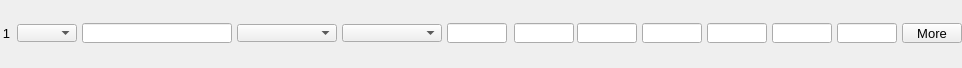
    <widget class="PyDMFrame" name="composite">
      <property name="geometry">
        <rect>
          <x>8</x>
          <y>86</y>
          <width>962</width>
          <height>68</height>
        </rect>
      </property>
      <widget class="PyDMEnumComboBox" name="menu">
        <property name="geometry">
          <rect>
            <x>17</x>
            <y>24</y>
            <width>60</width>
            <height>18</height>
          </rect>
        </property>
        <property name="toolTip">
          <string>${P}${O1}Use</string>
        </property>
        <property name="channel" stdset="0">
          <string>ca://${P}${O1}Use</string>
        </property>
        <property name="font" stdset="0">
          <font>
            <pointsize>10</pointsize>
          </font>
        </property>
        <property name="styleSheet">
          <string notr="true">PyDMEnumComboBox#menu {
  color: rgb(0, 0, 0);
  background-color: rgb(115, 223, 255);
  }</string>
        </property>
      </widget>
      <widget class="PyDMLabel" name="text_update">
        <property name="geometry">
          <rect>
            <x>17</x>
            <y>0</y>
            <width>60</width>
            <height>18</height>
          </rect>
        </property>
        <property name="toolTip">
          <string>PV: ${P}${O1}Use_RBV</string>
        </property>
        <property name="channel" stdset="0">
          <string>ca://${P}${O1}Use_RBV</string>
        </property>
        <property name="font" stdset="0">
          <font>
            <pointsize>10</pointsize>
          </font>
        </property>
        <property name="alignment">
          <set>Qt::AlignCenter</set>
        </property>
        <property name="textInteractionFlags">
          <set>Qt::TextSelectableByKeyboard|Qt::TextSelectableByMouse</set>
        </property>
        <property name="styleSheet">
          <string notr="true">PyDMLabel#text_update {
  color: rgb(10, 0, 184);
  background-color: rgb(70, 70, 70);
  }</string>
        </property>
      </widget>
      <widget class="PyDMLineEdit" name="text_entry">
        <property name="geometry">
          <rect>
            <x>82</x>
            <y>23</y>
            <width>150</width>
            <height>20</height>
          </rect>
        </property>
        <property name="channel" stdset="0">
          <string>ca://${P}${O1}Name</string>
        </property>
        <property name="toolTip">
          <string>${P}${O1}Name</string>
        </property>
        <property name="font" stdset="0">
          <font>
            <pointsize>10</pointsize>
          </font>
        </property>
        <property name="styleSheet">
          <string notr="true">PyDMLineEdit#text_entry {
  color: rgb(0, 0, 0);
  background-color: rgb(115, 223, 255);
  border: 1px solid black;
  margin: 0px;
  padding: 0px;
  spacing: 0px;
  }</string>
        </property>
      </widget>
      <widget class="PyDMLabel" name="text_update_1">
        <property name="geometry">
          <rect>
            <x>82</x>
            <y>0</y>
            <width>150</width>
            <height>18</height>
          </rect>
        </property>
        <property name="toolTip">
          <string>PV: ${P}${O1}Name_RBV</string>
        </property>
        <property name="channel" stdset="0">
          <string>ca://${P}${O1}Name_RBV</string>
        </property>
        <property name="font" stdset="0">
          <font>
            <pointsize>10</pointsize>
          </font>
        </property>
        <property name="alignment">
          <set>Qt::AlignCenter</set>
        </property>
        <property name="textInteractionFlags">
          <set>Qt::TextSelectableByKeyboard|Qt::TextSelectableByMouse</set>
        </property>
        <property name="styleSheet">
          <string notr="true">PyDMLabel#text_update_1 {
  color: rgb(10, 0, 184);
  background-color: rgb(187, 187, 187);
  }</string>
        </property>
      </widget>
      <widget class="PyDMEnumComboBox" name="menu_1">
        <property name="geometry">
          <rect>
            <x>237</x>
            <y>24</y>
            <width>100</width>
            <height>18</height>
          </rect>
        </property>
        <property name="toolTip">
          <string>${P}${O1}Shape</string>
        </property>
        <property name="channel" stdset="0">
          <string>ca://${P}${O1}Shape</string>
        </property>
        <property name="font" stdset="0">
          <font>
            <pointsize>10</pointsize>
          </font>
        </property>
        <property name="styleSheet">
          <string notr="true">PyDMEnumComboBox#menu_1 {
  color: rgb(0, 0, 0);
  background-color: rgb(115, 223, 255);
  }</string>
        </property>
      </widget>
      <widget class="PyDMLabel" name="text_update_2">
        <property name="geometry">
          <rect>
            <x>237</x>
            <y>0</y>
            <width>100</width>
            <height>18</height>
          </rect>
        </property>
        <property name="toolTip">
          <string>PV: ${P}${O1}Shape_RBV</string>
        </property>
        <property name="channel" stdset="0">
          <string>ca://${P}${O1}Shape_RBV</string>
        </property>
        <property name="font" stdset="0">
          <font>
            <pointsize>10</pointsize>
          </font>
        </property>
        <property name="alignment">
          <set>Qt::AlignCenter</set>
        </property>
        <property name="textInteractionFlags">
          <set>Qt::TextSelectableByKeyboard|Qt::TextSelectableByMouse</set>
        </property>
        <property name="styleSheet">
          <string notr="true">PyDMLabel#text_update_2 {
  color: rgb(10, 0, 184);
  background-color: rgb(187, 187, 187);
  }</string>
        </property>
      </widget>
      <widget class="PyDMEnumComboBox" name="menu_2">
        <property name="geometry">
          <rect>
            <x>342</x>
            <y>24</y>
            <width>100</width>
            <height>18</height>
          </rect>
        </property>
        <property name="toolTip">
          <string>${P}${O1}DrawMode</string>
        </property>
        <property name="channel" stdset="0">
          <string>ca://${P}${O1}DrawMode</string>
        </property>
        <property name="font" stdset="0">
          <font>
            <pointsize>10</pointsize>
          </font>
        </property>
        <property name="styleSheet">
          <string notr="true">PyDMEnumComboBox#menu_2 {
  color: rgb(0, 0, 0);
  background-color: rgb(115, 223, 255);
  }</string>
        </property>
      </widget>
      <widget class="PyDMLabel" name="text_update_3">
        <property name="geometry">
          <rect>
            <x>342</x>
            <y>0</y>
            <width>100</width>
            <height>18</height>
          </rect>
        </property>
        <property name="toolTip">
          <string>PV: ${P}${O1}DrawMode_RBV</string>
        </property>
        <property name="channel" stdset="0">
          <string>ca://${P}${O1}DrawMode_RBV</string>
        </property>
        <property name="font" stdset="0">
          <font>
            <pointsize>10</pointsize>
          </font>
        </property>
        <property name="alignment">
          <set>Qt::AlignCenter</set>
        </property>
        <property name="textInteractionFlags">
          <set>Qt::TextSelectableByKeyboard|Qt::TextSelectableByMouse</set>
        </property>
        <property name="styleSheet">
          <string notr="true">PyDMLabel#text_update_3 {
  color: rgb(10, 0, 184);
  background-color: rgb(187, 187, 187);
  }</string>
        </property>
      </widget>
      <widget class="PyDMLineEdit" name="text_entry_1">
        <property name="geometry">
          <rect>
            <x>514</x>
            <y>23</y>
            <width>60</width>
            <height>20</height>
          </rect>
        </property>
        <property name="channel" stdset="0">
          <string>ca://${P}${O1}Green</string>
        </property>
        <property name="toolTip">
          <string>${P}${O1}Green</string>
        </property>
        <property name="font" stdset="0">
          <font>
            <pointsize>10</pointsize>
          </font>
        </property>
        <property name="styleSheet">
          <string notr="true">PyDMLineEdit#text_entry_1 {
  color: rgb(0, 0, 0);
  background-color: rgb(115, 223, 255);
  border: 1px solid black;
  margin: 0px;
  padding: 0px;
  spacing: 0px;
  }</string>
        </property>
      </widget>
      <widget class="PyDMLabel" name="text_update_4">
        <property name="geometry">
          <rect>
            <x>514</x>
            <y>0</y>
            <width>60</width>
            <height>18</height>
          </rect>
        </property>
        <property name="toolTip">
          <string>PV: ${P}${O1}Green_RBV</string>
        </property>
        <property name="channel" stdset="0">
          <string>ca://${P}${O1}Green_RBV</string>
        </property>
        <property name="font" stdset="0">
          <font>
            <pointsize>10</pointsize>
          </font>
        </property>
        <property name="alignment">
          <set>Qt::AlignCenter</set>
        </property>
        <property name="textInteractionFlags">
          <set>Qt::TextSelectableByKeyboard|Qt::TextSelectableByMouse</set>
        </property>
        <property name="styleSheet">
          <string notr="true">PyDMLabel#text_update_4 {
  color: rgb(10, 0, 184);
  background-color: rgb(187, 187, 187);
  }</string>
        </property>
      </widget>
      <widget class="PyDMLineEdit" name="text_entry_2">
        <property name="geometry">
          <rect>
            <x>577</x>
            <y>23</y>
            <width>60</width>
            <height>20</height>
          </rect>
        </property>
        <property name="channel" stdset="0">
          <string>ca://${P}${O1}Blue</string>
        </property>
        <property name="toolTip">
          <string>${P}${O1}Blue</string>
        </property>
        <property name="font" stdset="0">
          <font>
            <pointsize>10</pointsize>
          </font>
        </property>
        <property name="styleSheet">
          <string notr="true">PyDMLineEdit#text_entry_2 {
  color: rgb(0, 0, 0);
  background-color: rgb(115, 223, 255);
  border: 1px solid black;
  margin: 0px;
  padding: 0px;
  spacing: 0px;
  }</string>
        </property>
      </widget>
      <widget class="PyDMLabel" name="text_update_5">
        <property name="geometry">
          <rect>
            <x>577</x>
            <y>0</y>
            <width>60</width>
            <height>18</height>
          </rect>
        </property>
        <property name="toolTip">
          <string>PV: ${P}${O1}Blue_RBV</string>
        </property>
        <property name="channel" stdset="0">
          <string>ca://${P}${O1}Blue_RBV</string>
        </property>
        <property name="font" stdset="0">
          <font>
            <pointsize>10</pointsize>
          </font>
        </property>
        <property name="alignment">
          <set>Qt::AlignCenter</set>
        </property>
        <property name="textInteractionFlags">
          <set>Qt::TextSelectableByKeyboard|Qt::TextSelectableByMouse</set>
        </property>
        <property name="styleSheet">
          <string notr="true">PyDMLabel#text_update_5 {
  color: rgb(10, 0, 184);
  background-color: rgb(187, 187, 187);
  }</string>
        </property>
      </widget>
      <widget class="PyDMSlider" name="valuator">
        <property name="geometry">
          <rect>
            <x>642</x>
            <y>48</y>
            <width>60</width>
            <height>20</height>
          </rect>
        </property>
        <property name="channel" stdset="0">
          <string>ca://${P}${O1}PositionX</string>
        </property>
        <property name="toolTip">
          <string>${P}${O1}PositionX</string>
        </property>
        <property name="orientation" stdset="0">
          <string>Qt::Horizontal</string>
        </property>
        <property name="showLimitLabels" stdset="0">
          <bool>true</bool>
        </property>
        <property name="showValueLabel" stdset="0">
          <bool>false</bool>
        </property>
        <property name="showUnits" stdset="0">
          <bool>false</bool>
        </property>
        <property name="tickPosition" stdset="0">
          <enum>QSlider::NoTicks</enum>
        </property>
        <property name="precision" stdset="0">
          <number>1</number>
        </property>
        <property name="styleSheet">
          <string notr="true">PyDMSlider#valuator {
  color: rgb(0, 0, 0);
  background-color: rgb(115, 223, 255);
  }</string>
        </property>
      </widget>
      <widget class="PyDMLineEdit" name="text_entry_3">
        <property name="geometry">
          <rect>
            <x>642</x>
            <y>23</y>
            <width>60</width>
            <height>20</height>
          </rect>
        </property>
        <property name="channel" stdset="0">
          <string>ca://${P}${O1}PositionX</string>
        </property>
        <property name="toolTip">
          <string>${P}${O1}PositionX</string>
        </property>
        <property name="font" stdset="0">
          <font>
            <pointsize>10</pointsize>
          </font>
        </property>
        <property name="styleSheet">
          <string notr="true">PyDMLineEdit#text_entry_3 {
  color: rgb(0, 0, 0);
  background-color: rgb(115, 223, 255);
  border: 1px solid black;
  margin: 0px;
  padding: 0px;
  spacing: 0px;
  }</string>
        </property>
      </widget>
      <widget class="PyDMLabel" name="text_update_6">
        <property name="geometry">
          <rect>
            <x>642</x>
            <y>0</y>
            <width>60</width>
            <height>18</height>
          </rect>
        </property>
        <property name="toolTip">
          <string>PV: ${P}${O1}PositionX_RBV</string>
        </property>
        <property name="channel" stdset="0">
          <string>ca://${P}${O1}PositionX_RBV</string>
        </property>
        <property name="font" stdset="0">
          <font>
            <pointsize>10</pointsize>
          </font>
        </property>
        <property name="alignment">
          <set>Qt::AlignCenter</set>
        </property>
        <property name="textInteractionFlags">
          <set>Qt::TextSelectableByKeyboard|Qt::TextSelectableByMouse</set>
        </property>
        <property name="styleSheet">
          <string notr="true">PyDMLabel#text_update_6 {
  color: rgb(10, 0, 184);
  background-color: rgb(187, 187, 187);
  }</string>
        </property>
      </widget>
      <widget class="PyDMSlider" name="valuator_1">
        <property name="geometry">
          <rect>
            <x>707</x>
            <y>48</y>
            <width>60</width>
            <height>20</height>
          </rect>
        </property>
        <property name="channel" stdset="0">
          <string>ca://${P}${O1}SizeX</string>
        </property>
        <property name="toolTip">
          <string>${P}${O1}SizeX</string>
        </property>
        <property name="orientation" stdset="0">
          <string>Qt::Horizontal</string>
        </property>
        <property name="showLimitLabels" stdset="0">
          <bool>true</bool>
        </property>
        <property name="showValueLabel" stdset="0">
          <bool>false</bool>
        </property>
        <property name="showUnits" stdset="0">
          <bool>false</bool>
        </property>
        <property name="tickPosition" stdset="0">
          <enum>QSlider::NoTicks</enum>
        </property>
        <property name="precision" stdset="0">
          <number>1</number>
        </property>
        <property name="styleSheet">
          <string notr="true">PyDMSlider#valuator_1 {
  color: rgb(0, 0, 0);
  background-color: rgb(115, 223, 255);
  }</string>
        </property>
      </widget>
      <widget class="PyDMLineEdit" name="text_entry_4">
        <property name="geometry">
          <rect>
            <x>707</x>
            <y>23</y>
            <width>60</width>
            <height>20</height>
          </rect>
        </property>
        <property name="channel" stdset="0">
          <string>ca://${P}${O1}SizeX</string>
        </property>
        <property name="toolTip">
          <string>${P}${O1}SizeX</string>
        </property>
        <property name="font" stdset="0">
          <font>
            <pointsize>10</pointsize>
          </font>
        </property>
        <property name="styleSheet">
          <string notr="true">PyDMLineEdit#text_entry_4 {
  color: rgb(0, 0, 0);
  background-color: rgb(115, 223, 255);
  border: 1px solid black;
  margin: 0px;
  padding: 0px;
  spacing: 0px;
  }</string>
        </property>
      </widget>
      <widget class="PyDMLabel" name="text_update_7">
        <property name="geometry">
          <rect>
            <x>707</x>
            <y>0</y>
            <width>60</width>
            <height>18</height>
          </rect>
        </property>
        <property name="toolTip">
          <string>PV: ${P}${O1}SizeX_RBV</string>
        </property>
        <property name="channel" stdset="0">
          <string>ca://${P}${O1}SizeX_RBV</string>
        </property>
        <property name="font" stdset="0">
          <font>
            <pointsize>10</pointsize>
          </font>
        </property>
        <property name="alignment">
          <set>Qt::AlignCenter</set>
        </property>
        <property name="textInteractionFlags">
          <set>Qt::TextSelectableByKeyboard|Qt::TextSelectableByMouse</set>
        </property>
        <property name="styleSheet">
          <string notr="true">PyDMLabel#text_update_7 {
  color: rgb(10, 0, 184);
  background-color: rgb(187, 187, 187);
  }</string>
        </property>
      </widget>
      <widget class="PyDMSlider" name="valuator_2">
        <property name="geometry">
          <rect>
            <x>772</x>
            <y>48</y>
            <width>60</width>
            <height>20</height>
          </rect>
        </property>
        <property name="channel" stdset="0">
          <string>ca://${P}${O1}PositionY</string>
        </property>
        <property name="toolTip">
          <string>${P}${O1}PositionY</string>
        </property>
        <property name="orientation" stdset="0">
          <string>Qt::Horizontal</string>
        </property>
        <property name="showLimitLabels" stdset="0">
          <bool>true</bool>
        </property>
        <property name="showValueLabel" stdset="0">
          <bool>false</bool>
        </property>
        <property name="showUnits" stdset="0">
          <bool>false</bool>
        </property>
        <property name="tickPosition" stdset="0">
          <enum>QSlider::NoTicks</enum>
        </property>
        <property name="precision" stdset="0">
          <number>1</number>
        </property>
        <property name="styleSheet">
          <string notr="true">PyDMSlider#valuator_2 {
  color: rgb(0, 0, 0);
  background-color: rgb(115, 223, 255);
  }</string>
        </property>
      </widget>
      <widget class="PyDMLineEdit" name="text_entry_5">
        <property name="geometry">
          <rect>
            <x>772</x>
            <y>23</y>
            <width>60</width>
            <height>20</height>
          </rect>
        </property>
        <property name="channel" stdset="0">
          <string>ca://${P}${O1}PositionY</string>
        </property>
        <property name="toolTip">
          <string>${P}${O1}PositionY</string>
        </property>
        <property name="font" stdset="0">
          <font>
            <pointsize>10</pointsize>
          </font>
        </property>
        <property name="styleSheet">
          <string notr="true">PyDMLineEdit#text_entry_5 {
  color: rgb(0, 0, 0);
  background-color: rgb(115, 223, 255);
  border: 1px solid black;
  margin: 0px;
  padding: 0px;
  spacing: 0px;
  }</string>
        </property>
      </widget>
      <widget class="PyDMLabel" name="text_update_8">
        <property name="geometry">
          <rect>
            <x>772</x>
            <y>0</y>
            <width>60</width>
            <height>18</height>
          </rect>
        </property>
        <property name="toolTip">
          <string>PV: ${P}${O1}PositionY_RBV</string>
        </property>
        <property name="channel" stdset="0">
          <string>ca://${P}${O1}PositionY_RBV</string>
        </property>
        <property name="font" stdset="0">
          <font>
            <pointsize>10</pointsize>
          </font>
        </property>
        <property name="alignment">
          <set>Qt::AlignCenter</set>
        </property>
        <property name="textInteractionFlags">
          <set>Qt::TextSelectableByKeyboard|Qt::TextSelectableByMouse</set>
        </property>
        <property name="styleSheet">
          <string notr="true">PyDMLabel#text_update_8 {
  color: rgb(10, 0, 184);
  background-color: rgb(187, 187, 187);
  }</string>
        </property>
      </widget>
      <widget class="PyDMSlider" name="valuator_3">
        <property name="geometry">
          <rect>
            <x>837</x>
            <y>48</y>
            <width>60</width>
            <height>20</height>
          </rect>
        </property>
        <property name="channel" stdset="0">
          <string>ca://${P}${O1}SizeY</string>
        </property>
        <property name="toolTip">
          <string>${P}${O1}SizeY</string>
        </property>
        <property name="orientation" stdset="0">
          <string>Qt::Horizontal</string>
        </property>
        <property name="showLimitLabels" stdset="0">
          <bool>true</bool>
        </property>
        <property name="showValueLabel" stdset="0">
          <bool>false</bool>
        </property>
        <property name="showUnits" stdset="0">
          <bool>false</bool>
        </property>
        <property name="tickPosition" stdset="0">
          <enum>QSlider::NoTicks</enum>
        </property>
        <property name="precision" stdset="0">
          <number>1</number>
        </property>
        <property name="styleSheet">
          <string notr="true">PyDMSlider#valuator_3 {
  color: rgb(0, 0, 0);
  background-color: rgb(115, 223, 255);
  }</string>
        </property>
      </widget>
      <widget class="PyDMLineEdit" name="text_entry_6">
        <property name="geometry">
          <rect>
            <x>837</x>
            <y>23</y>
            <width>60</width>
            <height>20</height>
          </rect>
        </property>
        <property name="channel" stdset="0">
          <string>ca://${P}${O1}SizeY</string>
        </property>
        <property name="toolTip">
          <string>${P}${O1}SizeY</string>
        </property>
        <property name="font" stdset="0">
          <font>
            <pointsize>10</pointsize>
          </font>
        </property>
        <property name="styleSheet">
          <string notr="true">PyDMLineEdit#text_entry_6 {
  color: rgb(0, 0, 0);
  background-color: rgb(115, 223, 255);
  border: 1px solid black;
  margin: 0px;
  padding: 0px;
  spacing: 0px;
  }</string>
        </property>
      </widget>
      <widget class="PyDMLabel" name="text_update_9">
        <property name="geometry">
          <rect>
            <x>837</x>
            <y>0</y>
            <width>60</width>
            <height>18</height>
          </rect>
        </property>
        <property name="toolTip">
          <string>PV: ${P}${O1}SizeY_RBV</string>
        </property>
        <property name="channel" stdset="0">
          <string>ca://${P}${O1}SizeY_RBV</string>
        </property>
        <property name="font" stdset="0">
          <font>
            <pointsize>10</pointsize>
          </font>
        </property>
        <property name="alignment">
          <set>Qt::AlignCenter</set>
        </property>
        <property name="textInteractionFlags">
          <set>Qt::TextSelectableByKeyboard|Qt::TextSelectableByMouse</set>
        </property>
        <property name="styleSheet">
          <string notr="true">PyDMLabel#text_update_9 {
  color: rgb(10, 0, 184);
  background-color: rgb(187, 187, 187);
  }</string>
        </property>
      </widget>
      <widget class="PyDMLineEdit" name="text_entry_7">
        <property name="geometry">
          <rect>
            <x>447</x>
            <y>23</y>
            <width>60</width>
            <height>20</height>
          </rect>
        </property>
        <property name="channel" stdset="0">
          <string>ca://${P}${O1}Red</string>
        </property>
        <property name="toolTip">
          <string>${P}${O1}Red</string>
        </property>
        <property name="font" stdset="0">
          <font>
            <pointsize>10</pointsize>
          </font>
        </property>
        <property name="styleSheet">
          <string notr="true">PyDMLineEdit#text_entry_7 {
  color: rgb(0, 0, 0);
  background-color: rgb(115, 223, 255);
  border: 1px solid black;
  margin: 0px;
  padding: 0px;
  spacing: 0px;
  }</string>
        </property>
      </widget>
      <widget class="PyDMLabel" name="text_update_10">
        <property name="geometry">
          <rect>
            <x>447</x>
            <y>0</y>
            <width>60</width>
            <height>18</height>
          </rect>
        </property>
        <property name="toolTip">
          <string>PV: ${P}${O1}Red_RBV</string>
        </property>
        <property name="channel" stdset="0">
          <string>ca://${P}${O1}Red_RBV</string>
        </property>
        <property name="font" stdset="0">
          <font>
            <pointsize>10</pointsize>
          </font>
        </property>
        <property name="alignment">
          <set>Qt::AlignCenter</set>
        </property>
        <property name="textInteractionFlags">
          <set>Qt::TextSelectableByKeyboard|Qt::TextSelectableByMouse</set>
        </property>
        <property name="styleSheet">
          <string notr="true">PyDMLabel#text_update_10 {
  color: rgb(10, 0, 184);
  background-color: rgb(187, 187, 187);
  }</string>
        </property>
      </widget>
      <widget class="QLabel" name="text_15">
        <property name="geometry">
          <rect>
            <x>0</x>
            <y>23</y>
            <width>10</width>
            <height>20</height>
          </rect>
        </property>
        <property name="text">
          <string>1</string>
        </property>
        <property name="font" stdset="0">
          <font>
            <pointsize>10</pointsize>
          </font>
        </property>
        <property name="brush" stdset="0">
          <brush brushstyle="SolidPattern">
            <color alpha="255">
              <red>0</red>
              <green>0</green>
              <blue>0</blue>
            </color>
          </brush>
        </property>
        <property name="toolTip">
          <string>text_15</string>
        </property>
        <property name="alignment">
          <set>Qt::AlignRight|Qt::AlignTrailing|Qt::AlignVCenter</set>
        </property>
        <property name="styleSheet">
          <string notr="true">QLabel#text_15 {
  color: rgb(0, 0, 0);
  }</string>
        </property>
      </widget>
      <widget class="PyDMRelatedDisplayButton" name="related_display">
        <property name="geometry">
          <rect>
            <x>902</x>
            <y>23</y>
            <width>60</width>
            <height>20</height>
          </rect>
        </property>
        <property name="toolTip">
          <string>More</string>
        </property>
        <property name="text">
          <string>More</string>
        </property>
        <property name="showIcon" stdset="0">
          <bool>true</bool>
        </property>
        <property name="font" stdset="0">
          <font>
            <pointsize>10</pointsize>
          </font>
        </property>
        <property name="styleSheet">
          <string notr="true">PyDMRelatedDisplayButton#related_display {
  color: rgb(0, 0, 0);
  background-color: rgb(115, 223, 255);
  }</string>
        </property>
        <property name="titles" stdset="0">
          <stringlist>
            <string>Full Overlay</string>
          </stringlist>
        </property>
        <property name="filenames" stdset="0">
          <stringlist>
            <string>OverlayN.ui</string>
          </stringlist>
        </property>
        <property name="macros" stdset="0">
          <stringlist>
            <string>P=${P}, R=${O1}</string>
          </stringlist>
        </property>
        <property name="openInNewWindow" stdset="0">
          <bool>true</bool>
        </property>
      </widget>
    </widget>
